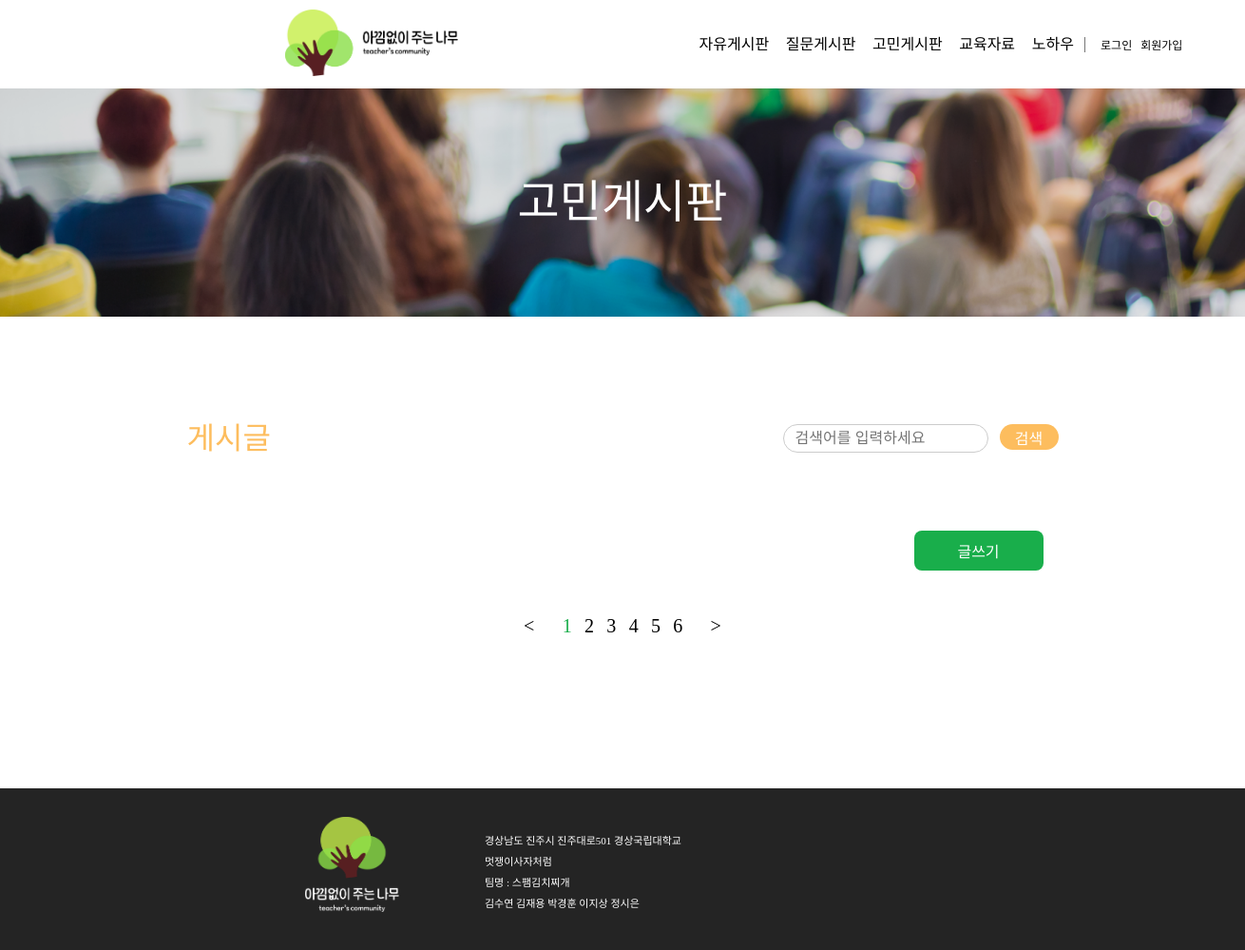
The page /concern_board/ on the database as committed earlier.
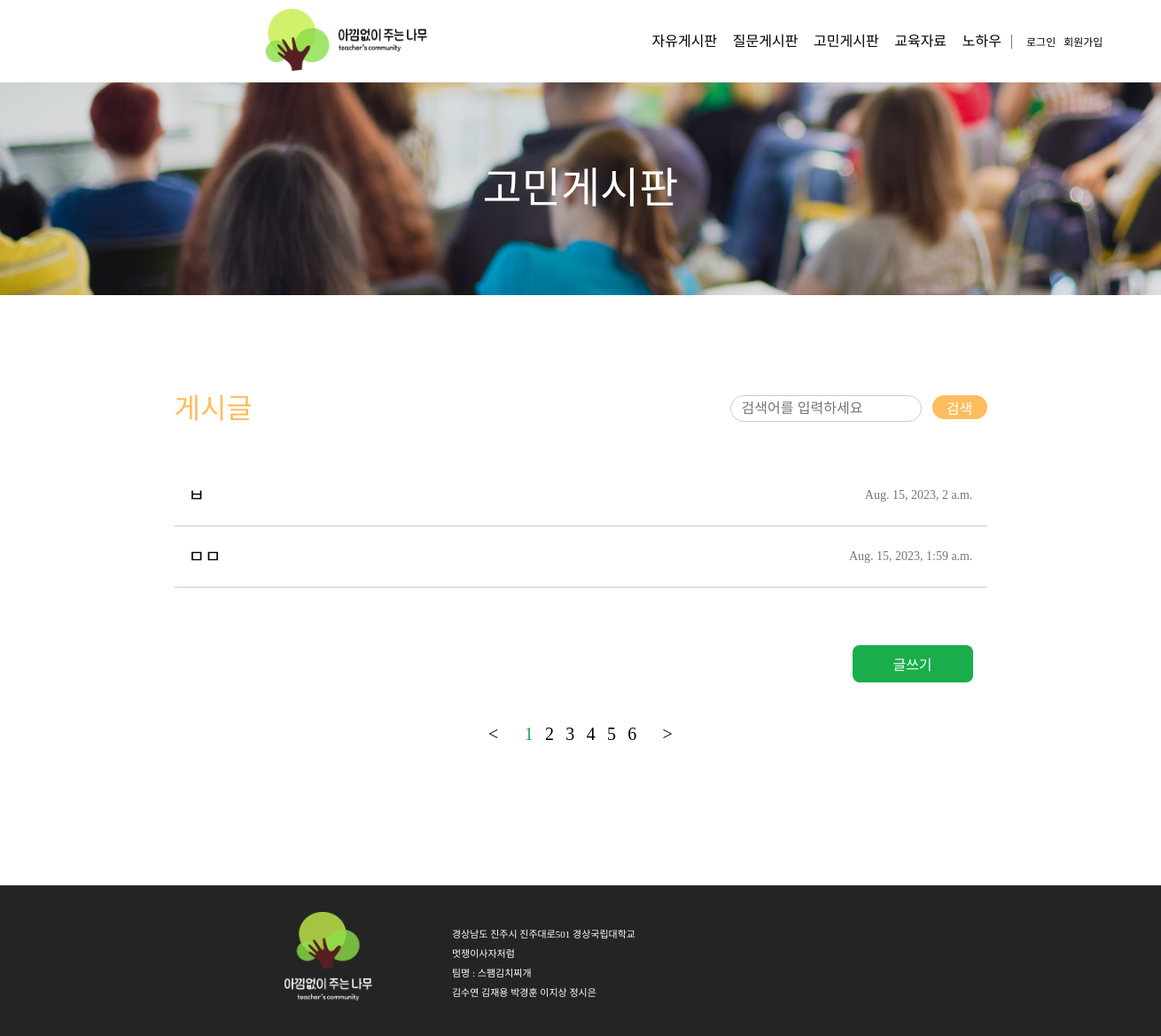
The same page on the database as committed later.
### teacher_community/models.py (models this page shows, shortened)
class Post(models.Model):
    author = models.ForeignKey(Teacher, related_name='post_author', on_delete=models.CASCADE)
    title = models.CharField(max_length=255)
    content = models.TextField()
    created_at = models.DateTimeField(auto_now_add=True)
    updated_at = models.DateTimeField(auto_now=True)
    views = models.PositiveIntegerField(default=0)  # 조회수 필드 추가
    category = models.CharField(max_length=10)
    class Meta:
        ordering = ['-created_at']  # 최신 글이 먼저 오도록 정렬

### teacher_community/views.py (the view)
# urls.py: path('concern_board/', views.concern_board, name='concern_board'),
def concern_board(request):
    posts = Post.objects.filter(category='고민게시판')
    return render(request, 'concern_board.html', {'posts': posts})

### templates/concern_board.html (shortened to what this page needs)
{% extends 'nav_footer.html' %}
{% load static %}
{% block content %}
<!DOCTYPE html>
<html lang="ko">
<head>
  <link rel="stylesheet" href="{% static 'css/concern_board.css' %}?after">
</head>
<body>
  <div class="wrapper">
    <div class="backgroundTitle"><span>고민게시판</span></div>
    <div class="main">
      <div class="upMain">
        <div class="postName">게시글</div>
        <div class="search">
          <form action="{% url 'concern_search' %}" method="GET">
            <div class="searchwrapper">
              <div class="searchBox">
                <input type="text" class="textBox" name="q" placeholder="검색어를 입력하세요">
              </div>
              <button type="submit" class="searchButton">
                <div class="searchButtonText">검색</div>
              </button>
            </div>
          </form>
        </div>
      </div>
      <div class="midMain">
        {% for post in posts %}
          <a href="{% url 'detail' post.id %}" class="post">
            <div class="postTitle">{{ post.title }}</div>
            <div class="postTime">{{ post.created_at }}</div>
          </a>
        {% endfor %}
      </div>
      <div class="downMain">
        <div class="writeWrapper">
          <button class="write_btn"><a href= "{% url 'concern_write' %}" >글쓰기</a></button>
        </div>
        <div class="numberWrapper">
          <a href="" class="before">&lt;</a>
          <a href="" class="num1">1</a>
          <a href="" class="num2">2</a>
          <a href="" class="num3">3</a>
          <a href="" class="num4">4</a>
          <a href="" class="num5">5</a>
          <a href="" class="num6">6</a>
          <a href="" class="after">&gt;</a>
        </div>
      </div>
    </div>
  </div>
</body>
</html>
{% endblock %}

Rows that differ between the two databases and show on the page:
added Post: title "ㅂ", created_at "Aug. 15, 2023, 2 a.m."
added Post: title "ㅁㅁ", created_at "Aug. 15, 2023, 1:59 a.m."
